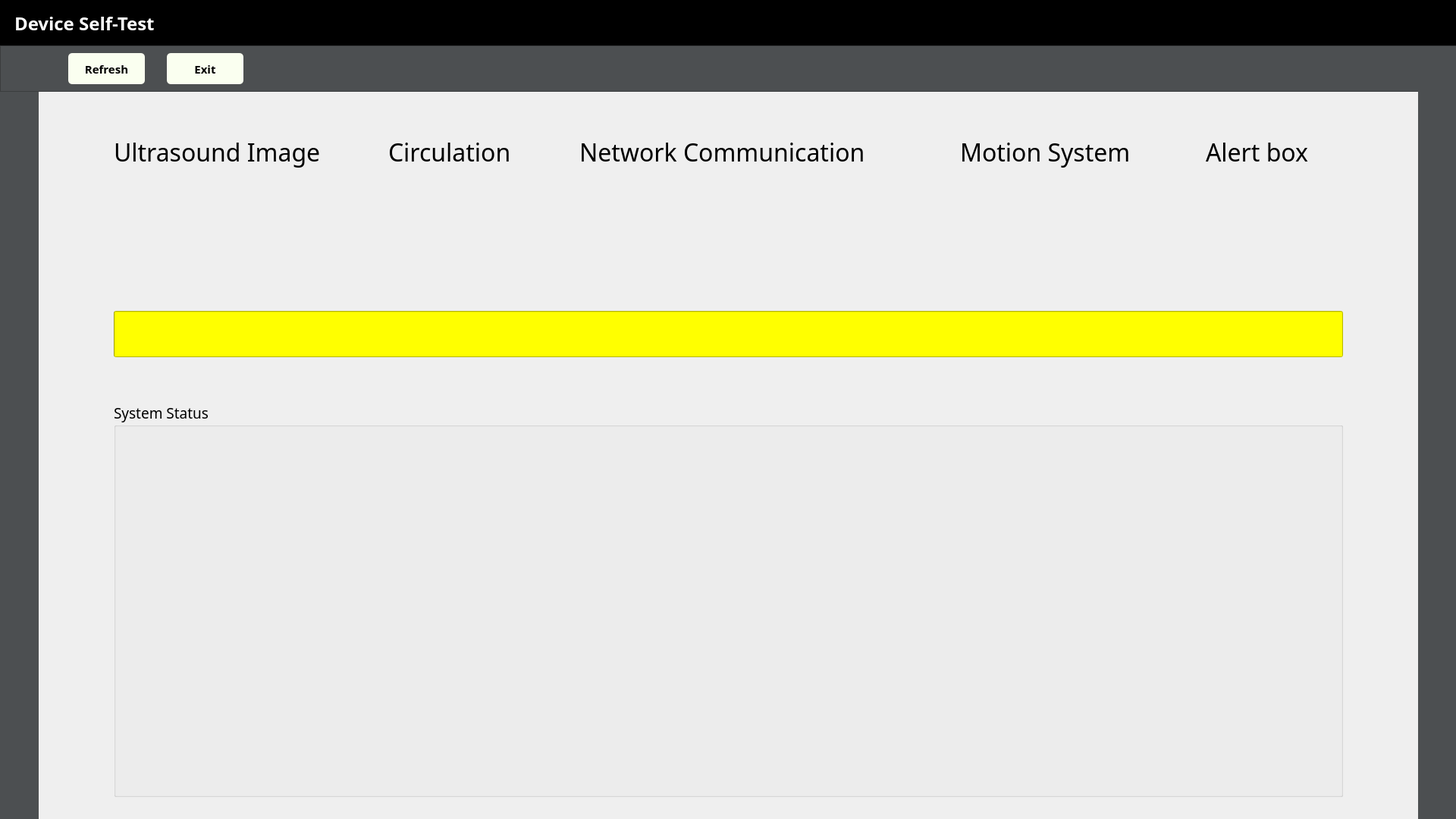
<?xml version="1.0" encoding="UTF-8"?>
<ui version="4.0">
 <class>SelfTestDlg</class>
 <widget class="QDialog" name="SelfTestDlg">
  <property name="enabled">
   <bool>true</bool>
  </property>
  <property name="geometry">
   <rect>
    <x>0</x>
    <y>0</y>
    <width>1920</width>
    <height>1080</height>
   </rect>
  </property>
  <property name="windowTitle">
   <string>Dialog</string>
  </property>
  <widget class="QLabel" name="label_separator_5">
   <property name="geometry">
    <rect>
     <x>0</x>
     <y>120</y>
     <width>51</width>
     <height>961</height>
    </rect>
   </property>
   <property name="styleSheet">
    <string notr="true">background-color: rgb(76, 79, 81);</string>
   </property>
   <property name="lineWidth">
    <number>1</number>
   </property>
   <property name="text">
    <string/>
   </property>
  </widget>
  <widget class="QFrame" name="frame_2">
   <property name="geometry">
    <rect>
     <x>-1</x>
     <y>0</y>
     <width>1921</width>
     <height>61</height>
    </rect>
   </property>
   <property name="styleSheet">
    <string notr="true">background-color: rgb(0, 0, 0);</string>
   </property>
   <property name="frameShape">
    <enum>QFrame::StyledPanel</enum>
   </property>
   <property name="frameShadow">
    <enum>QFrame::Raised</enum>
   </property>
   <widget class="QLabel" name="label_11">
    <property name="geometry">
     <rect>
      <x>20</x>
      <y>15</y>
      <width>201</width>
      <height>31</height>
     </rect>
    </property>
    <property name="font">
     <font>
      <family>微软雅黑</family>
      <pointsize>18</pointsize>
      <weight>75</weight>
      <bold>true</bold>
     </font>
    </property>
    <property name="styleSheet">
     <string notr="true">background-color: rgb(0, 0, 0);
color: rgb(255, 255, 255);</string>
    </property>
    <property name="text">
     <string>Device Self-Test</string>
    </property>
   </widget>
  </widget>
  <widget class="QFrame" name="frame">
   <property name="geometry">
    <rect>
     <x>0</x>
     <y>60</y>
     <width>1921</width>
     <height>61</height>
    </rect>
   </property>
   <property name="styleSheet">
    <string notr="true">background-color: rgb(76, 79, 81);</string>
   </property>
   <property name="frameShape">
    <enum>QFrame::StyledPanel</enum>
   </property>
   <property name="frameShadow">
    <enum>QFrame::Raised</enum>
   </property>
   <widget class="QPushButton" name="pushButton_quit">
    <property name="geometry">
     <rect>
      <x>220</x>
      <y>10</y>
      <width>101</width>
      <height>41</height>
     </rect>
    </property>
    <property name="font">
     <font>
      <family>微软雅黑</family>
      <pointsize>11</pointsize>
      <weight>75</weight>
      <bold>true</bold>
     </font>
    </property>
    <property name="styleSheet">
     <string notr="true">background-color: rgb(250, 255, 240);color:rgb(0,0,0);border-radius:5px;</string>
    </property>
    <property name="text">
     <string>Exit</string>
    </property>
   </widget>
   <widget class="QPushButton" name="pushButton_refresh">
    <property name="geometry">
     <rect>
      <x>90</x>
      <y>10</y>
      <width>101</width>
      <height>41</height>
     </rect>
    </property>
    <property name="font">
     <font>
      <family>微软雅黑</family>
      <pointsize>11</pointsize>
      <weight>75</weight>
      <bold>true</bold>
     </font>
    </property>
    <property name="styleSheet">
     <string notr="true">background-color: rgb(250, 255, 240);color:rgb(0,0,0);border-radius:5px;</string>
    </property>
    <property name="text">
     <string>Refresh</string>
    </property>
   </widget>
  </widget>
  <widget class="QLabel" name="label_separator_6">
   <property name="geometry">
    <rect>
     <x>1870</x>
     <y>120</y>
     <width>51</width>
     <height>961</height>
    </rect>
   </property>
   <property name="styleSheet">
    <string notr="true">background-color: rgb(76, 79, 81);</string>
   </property>
   <property name="lineWidth">
    <number>1</number>
   </property>
   <property name="text">
    <string/>
   </property>
  </widget>
  <widget class="QLabel" name="label_imageb">
   <property name="geometry">
    <rect>
     <x>250</x>
     <y>250</y>
     <width>50</width>
     <height>50</height>
    </rect>
   </property>
   <property name="styleSheet">
    <string notr="true"/>
   </property>
   <property name="text">
    <string/>
   </property>
  </widget>
  <widget class="QLabel" name="label_3">
   <property name="geometry">
    <rect>
     <x>512</x>
     <y>180</y>
     <width>230</width>
     <height>41</height>
    </rect>
   </property>
   <property name="font">
    <font>
     <family>微软雅黑</family>
     <pointsize>24</pointsize>
     <weight>50</weight>
     <bold>false</bold>
    </font>
   </property>
   <property name="text">
    <string>Circulation</string>
   </property>
  </widget>
  <widget class="QLabel" name="label_4">
   <property name="geometry">
    <rect>
     <x>764</x>
     <y>180</y>
     <width>480</width>
     <height>41</height>
    </rect>
   </property>
   <property name="font">
    <font>
     <family>微软雅黑</family>
     <pointsize>24</pointsize>
     <weight>50</weight>
     <bold>false</bold>
    </font>
   </property>
   <property name="text">
    <string>Network Communication</string>
   </property>
  </widget>
  <widget class="QLabel" name="label_append">
   <property name="geometry">
    <rect>
     <x>1650</x>
     <y>250</y>
     <width>50</width>
     <height>50</height>
    </rect>
   </property>
   <property name="styleSheet">
    <string notr="true"/>
   </property>
   <property name="text">
    <string/>
   </property>
  </widget>
  <widget class="QLabel" name="label">
   <property name="geometry">
    <rect>
     <x>1590</x>
     <y>180</y>
     <width>161</width>
     <height>41</height>
    </rect>
   </property>
   <property name="font">
    <font>
     <family>微软雅黑</family>
     <pointsize>24</pointsize>
     <weight>50</weight>
     <bold>false</bold>
    </font>
   </property>
   <property name="text">
    <string>Alert box</string>
   </property>
  </widget>
  <widget class="QLabel" name="label_location">
   <property name="geometry">
    <rect>
     <x>1371</x>
     <y>250</y>
     <width>50</width>
     <height>50</height>
    </rect>
   </property>
   <property name="styleSheet">
    <string notr="true"/>
   </property>
   <property name="text">
    <string/>
   </property>
  </widget>
  <widget class="QLabel" name="label_warter">
   <property name="geometry">
    <rect>
     <x>570</x>
     <y>250</y>
     <width>50</width>
     <height>50</height>
    </rect>
   </property>
   <property name="styleSheet">
    <string notr="true"/>
   </property>
   <property name="text">
    <string/>
   </property>
  </widget>
  <widget class="QLabel" name="label_5">
   <property name="geometry">
    <rect>
     <x>150</x>
     <y>180</y>
     <width>340</width>
     <height>41</height>
    </rect>
   </property>
   <property name="font">
    <font>
     <family>微软雅黑</family>
     <pointsize>24</pointsize>
     <weight>50</weight>
     <bold>false</bold>
    </font>
   </property>
   <property name="text">
    <string>Ultrasound Image</string>
   </property>
  </widget>
  <widget class="QLabel" name="label_2">
   <property name="geometry">
    <rect>
     <x>1266</x>
     <y>180</y>
     <width>260</width>
     <height>41</height>
    </rect>
   </property>
   <property name="font">
    <font>
     <family>微软雅黑</family>
     <pointsize>24</pointsize>
     <weight>50</weight>
     <bold>false</bold>
    </font>
   </property>
   <property name="text">
    <string>Motion System</string>
   </property>
  </widget>
  <widget class="QLabel" name="label_network">
   <property name="geometry">
    <rect>
     <x>940</x>
     <y>250</y>
     <width>50</width>
     <height>50</height>
    </rect>
   </property>
   <property name="styleSheet">
    <string notr="true"/>
   </property>
   <property name="text">
    <string/>
   </property>
  </widget>
  <widget class="QProgressBar" name="progressBar">
   <property name="geometry">
    <rect>
     <x>150</x>
     <y>410</y>
     <width>1621</width>
     <height>61</height>
    </rect>
   </property>
   <property name="autoFillBackground">
    <bool>false</bool>
   </property>
   <property name="styleSheet">
    <string notr="true">background-color: rgb(255, 255, 0);

</string>
   </property>
   <property name="value">
    <number>0</number>
   </property>
   <property name="textVisible">
    <bool>false</bool>
   </property>
   <property name="invertedAppearance">
    <bool>false</bool>
   </property>
  </widget>
  <widget class="QGroupBox" name="groupBox_5">
   <property name="geometry">
    <rect>
     <x>150</x>
     <y>530</y>
     <width>1621</width>
     <height>521</height>
    </rect>
   </property>
   <property name="font">
    <font>
     <family>微软雅黑</family>
     <pointsize>14</pointsize>
    </font>
   </property>
   <property name="title">
    <string>System Status</string>
   </property>
   <widget class="QTextEdit" name="textEdit_shelf_check_status">
    <property name="geometry">
     <rect>
      <x>20</x>
      <y>30</y>
      <width>1581</width>
      <height>471</height>
     </rect>
    </property>
    <property name="font">
     <font>
      <family>微软雅黑</family>
      <pointsize>14</pointsize>
      <weight>50</weight>
      <italic>false</italic>
      <bold>false</bold>
     </font>
    </property>
    <property name="styleSheet">
     <string notr="true">background-color: rgba(255, 255, 255, 0);
font: 14pt &quot;微软雅黑&quot;;</string>
    </property>
   </widget>
  </widget>
 </widget>
 <resources/>
 <connections/>
</ui>
